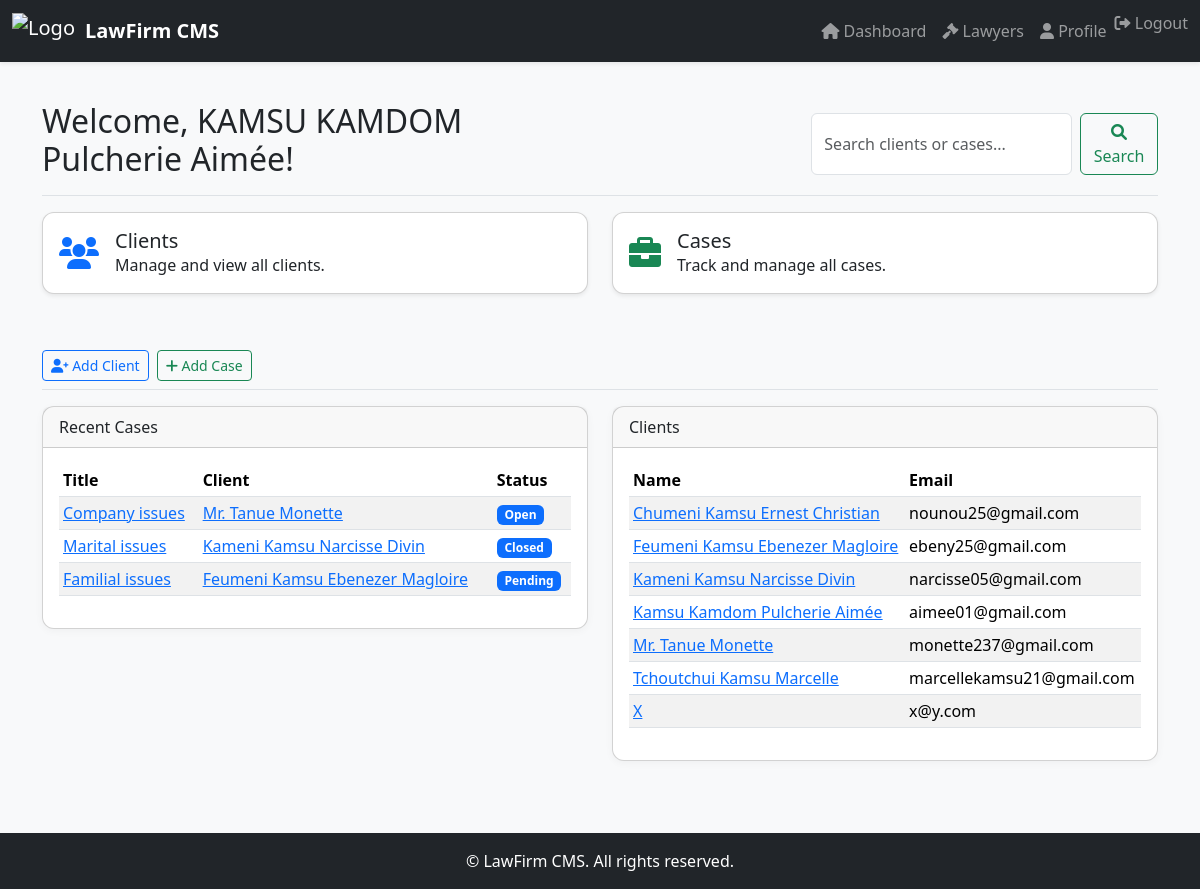
The page /dashboard/ (signed in) on the database its author committed.
### core/models.py (models this page shows, shortened)
class User(AbstractUser):
    """Custom user for future role tweaks (leave empty for now)."""

class Case(models.Model):
    STATUS = [
        ('open',    'Open'),
        ('pending', 'Pending'),
        ('closed',  'Closed'),
    ]
    title       = models.CharField(max_length=255)
    client      = models.ForeignKey(Client, on_delete=models.CASCADE)
    description = models.TextField(blank=True)
    lawyer      = models.ForeignKey(User, on_delete=models.SET_NULL, null=True)
    status    = models.CharField(max_length=20, choices=STATUS, default='open')
    opened_on = models.DateField(auto_now_add=True)
    due_date  = models.DateField(null=True, blank=True)

class Client(models.Model):
    user = models.OneToOneField(
        User,
        on_delete=models.CASCADE,
        related_name='client_profile',
        verbose_name='User Account',
        null=True,  # Make nullable for existing data
        blank=True  # Allow blank in forms
    )
    name = models.CharField(
        max_length=100,
        help_text="Client's full name"
    )
    email = models.EmailField(
        unique=True,
        help_text="Primary email address (must be unique)"
    )
    phone = models.CharField(
        max_length=20,
        blank=True,
        null=True,
        help_text="Contact phone number"
    )
    address = models.TextField(
        blank=True,
        null=True,
        help_text="Full mailing address"
    )
    date_of_birth = models.DateField(
        blank=True,
        null=True,
        help_text="Date of birth (YYYY-MM-DD)",
        verbose_name="Date of Birth"
    )
    created_at = models.DateTimeField(
        auto_now_add=True,
        help_text="When this client was created",
        null=True,  # Make nullable for existing data
        blank=True  # Allow blank in forms
    )
    updated_at = models.DateTimeField(
        auto_now=True,
        help_text="When this client was last updated",
        null=True,  # Make nullable for existing data
        blank=True  # Allow blank in forms
    )
    class Meta:
        ordering = ['name']
        verbose_name = 'Client'
        verbose_name_plural = 'Clients'
        indexes = [
            models.Index(fields=['email'], name='client_email_idx'),
            models.Index(fields=['name'], name='client_name_idx'),
        ]

### core/views.py (the view, shortened to what this page needs)
# urls.py: path('dashboard/', views.dashboard, name='dashboard'),
def dashboard(request):
    query = request.GET.get('q')
    if request.user.is_superuser or request.user.groups.filter(name__in=['Admin', 'Lawyer']).exists():
        cases = Case.objects.order_by('-opened_on')
        clients = Client.objects.order_by('name')
    context = {
        'cases': cases,
        'clients': clients,
    }
    return render(request, 'dashboard.html', context)

### core/templates/dashboard.html (shortened to what this page needs)
{% extends 'base.html' %}
{% block content %}
{% load form_filters %}
{% if user.is_superuser or user|has_group:'Admin' or user|has_group:'Lawyer' %}
<div class="d-flex justify-content-between flex-wrap flex-md-nowrap align-items-center pt-3 pb-2 mb-3 border-bottom">
    <h1 class="h2">Welcome, {{ user.get_full_name|default:user.username }}!</h1>
    <div class="w-100 d-flex justify-content-end">
        <form class="d-flex w-50" role="search">
            <input class="form-control me-2" type="search" name="q" placeholder="Search clients or cases..." aria-label="Search" value="{{ request.GET.q }}">
            <button class="btn btn-outline-success" type="submit"><i class="fas fa-search"></i> Search</button>
        </form>
    </div>
</div>
<div class="row mb-4">
    <div class="col-md-6 mb-3">
        <div class="card shadow-sm h-100">
            <div class="card-body d-flex align-items-center">
                <i class="fas fa-users fa-2x text-primary me-3"></i>
                <div>
                    <h5 class="card-title mb-0">Clients</h5>
                    <p class="card-text">Manage and view all clients.</p>
                </div>
            </div>
        </div>
    </div>
    <div class="col-md-6 mb-3">
        <div class="card shadow-sm h-100">
            <div class="card-body d-flex align-items-center">
                <i class="fas fa-briefcase fa-2x text-success me-3"></i>
                <div>
                    <h5 class="card-title mb-0">Cases</h5>
                    <p class="card-text">Track and manage all cases.</p>
                </div>
            </div>
        </div>
    </div>
</div>
{% endif %}
{% if user.is_superuser or user|has_group:'Admin' or user|has_group:'Lawyer' %}
<div class="d-flex justify-content-between flex-wrap flex-md-nowrap align-items-center pt-3 pb-2 mb-3 border-bottom">
    <div class="btn-toolbar mb-2 mb-md-0">
        <a href="{% url 'client_create' %}" class="btn btn-sm btn-outline-primary"><i class="fas fa-user-plus"></i> Add Client</a>
        <a href="{% url 'case_create' %}" class="btn btn-sm btn-outline-success ms-2"><i class="fas fa-plus"></i> Add Case</a>
    </div>
</div>
{% else %}
<div class="d-flex justify-content-between flex-wrap flex-md-nowrap align-items-center pt-3 pb-2 mb-3 border-bottom">
    <a href="{% url 'book_appointment' %}" class="btn btn-primary"><i class="fas fa-calendar-plus me-1"></i> Book Appointment</a>
</div>
{% endif %}
<div class="row">
    <div class="col-md-6">
        <div class="card">
            <div class="card-header">
                Recent Cases
            </div>
            <div class="card-body">
                {% if cases %}
                    <div class="table-responsive">
                        <table class="table table-striped table-sm">
                            <thead>
                                <tr>
                                    <th>Title</th>
                                    <th>Client</th>
                                    <th>Status</th>
                                </tr>
                            </thead>
                            <tbody>
                                {% for case in cases %}
                                    <tr>
                                        <td><a href="{% url 'case_detail' case.pk %}">{{ case.title }}</a></td>
                                        <td><a href="{% url 'client_detail' case.client.pk %}">{{ case.client.name }}</a></td>
                                        <td><span class="badge bg-primary">{{ case.get_status_display }}</span></td>
                                    </tr>
                                {% endfor %}
                            </tbody>
                        </table>
                    </div>
                {% else %}
                    <p class="text-muted">No cases found.</p>
                {% endif %}
            </div>
        </div>
    </div>
    <div class="col-md-6">
        <div class="card">
            <div class="card-header">
                Clients
            </div>
            <div class="card-body">
                {% if clients %}
                    <div class="table-responsive">
                        <table class="table table-striped table-sm">
                            <thead>
                                <tr>
                                    <th>Name</th>
                                    <th>Email</th>
                                </tr>
                            </thead>
                            <tbody>
                                {% for client in clients %}
                                    <tr>
                                        <td><a href="{% url 'client_detail' client.pk %}">{{ client.name }}</a></td>
                                        <td>{{ client.email }}</td>
                                    </tr>
                                {% endfor %}
                            </tbody>
                        </table>
                    </div>
                {% else %}
                    <p class="text-muted">No clients found.</p>
                {% endif %}
            </div>
        </div>
    </div>
</div>
{% endblock %}

### core/templates/base.html (shortened to what this page needs)
<!DOCTYPE html>
<html lang="en">
<head>
    <link href="https://cdn.jsdelivr.net/npm/bootstrap@5.3.2/dist/css/bootstrap.min.css" rel="stylesheet">
    <link rel="stylesheet" href="https://cdnjs.cloudflare.com/ajax/libs/font-awesome/6.0.0/css/all.min.css">
</head>
<body>
    <nav class="navbar navbar-expand-lg navbar-dark bg-dark sticky-top shadow-sm">
        <div class="container-fluid">
            <a class="navbar-brand d-flex align-items-center" href="{% if user.is_authenticated %}{% url 'dashboard' %}{% else %}{% url 'landing_page' %}{% endif %}">
                <img src="https://cdn-icons-png.flaticon.com/512/3135/3135715.png" alt="Logo"/>
                <strong>LawFirm CMS</strong>
            </a>
            <div class="collapse navbar-collapse" id="navbarNav">
                <ul class="navbar-nav ms-auto mb-2 mb-lg-0">
                    {% if user.is_authenticated %}
                        <li class="nav-item"><a class="nav-link" href="{% url 'dashboard' %}"><i class="fas fa-home"></i> Dashboard</a></li>
                        <li class="nav-item"><a class="nav-link" href="{% url 'lawyers_list' %}"><i class="fas fa-gavel"></i> Lawyers</a></li>
                        <li class="nav-item"><a class="nav-link" href="{% url 'profile' %}"><i class="fas fa-user"></i> Profile</a></li>
                        <li class="nav-item">
                          <form method="post" action="{% url 'logout' %}" style="display:inline;">
                            <button type="submit" class="nav-link btn btn-link" style="padding:0; border:none; background:none;">
                              <i class="fas fa-sign-out-alt"></i> Logout
                            </button>
                          </form>
                        </li>
                    {% else %}
                        <li class="nav-item"><a class="nav-link" href="{% url 'login' %}"><i class="fas fa-sign-in-alt"></i> Login</a></li>
                        <li class="nav-item"><a class="nav-link" href="{% url 'register' %}"><i class="fas fa-user-plus"></i> Register</a></li>
                    {% endif %}
                </ul>
            </div>
        </div>
    </nav>
    <main class="container container-main py-4">
        {% block content %}{% endblock %}
    </main>
    <footer class="footer">
        <div class="container">
            <span>&copy; {{ now|date:'Y' }} LawFirm CMS. All rights reserved.</span>
        </div>
    </footer>
</body>
</html>

### core/templates/base.html (style rules this page uses)
body { background-color: #f8f9fa; }
.navbar-brand img { height: 36px; margin-right: 10px; }
.card { box-shadow: 0 2px 8px rgba(0,0,0,0.04); border-radius: 12px; }
.footer { background: #212529; color: #fff; padding: 1rem 0; text-align: center; margin-top: 3rem; }
.container-main { min-height: 80vh; }

### rows shown on the page
User: get_full_name "KAMSU KAMDOM Pulcherie Aimée"
Case: title "Company issues", client.name "Mr. Tanue Monette", status "Open"
Case: title "Marital issues", client.name "Kameni Kamsu Narcisse Divin", status "Closed"
Case: title "Familial issues", client.name "Feumeni Kamsu Ebenezer Magloire", status "Pending"
Client: name "Chumeni Kamsu Ernest Christian", email "nounou25@gmail.com"
Client: name "Feumeni Kamsu Ebenezer Magloire", email "ebeny25@gmail.com"
Client: name "Kameni Kamsu Narcisse Divin", email "narcisse05@gmail.com"
Client: name "Kamsu Kamdom Pulcherie Aimée", email "aimee01@gmail.com"
Client: name "Mr. Tanue Monette", email "monette237@gmail.com"
Client: name "Tchoutchui Kamsu Marcelle", email "marcellekamsu21@gmail.com"
Client: name "X", email "x@y.com"
